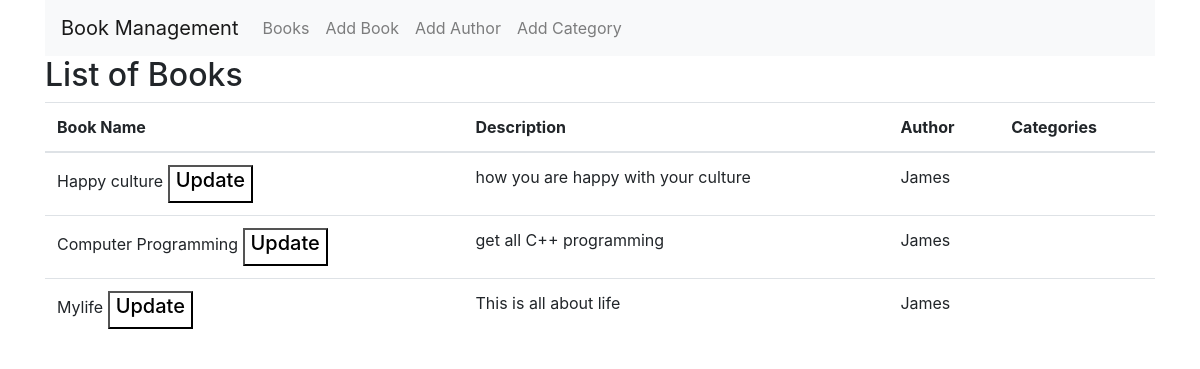
The page / on the database its author committed.
### library/models.py (models this page shows, shortened)
class Book(models.Model):
    book_name = models.CharField(max_length=100)
    book_description = models.TextField()
    author = models.ForeignKey(Author, on_delete=models.CASCADE)
    categories = models.ManyToManyField(Category)

class Author(models.Model):
    auth_name = models.CharField(max_length=100)
    email = models.EmailField(unique=True)
    def __str__(self):
        return self.auth_name

### library/views.py (the view)
# urls.py: path('', views.list_books, name='list_books'),
def list_books(request):
    books = Book.objects.all()
    return render(request, 'library/list_books.html', {'books': books})

### library/templates/library/list_books.html
{% extends 'base.html' %}
{% block content %}
  <h2>List of Books</h2>
  <table class="table">
    <thead>
      <tr>
        <th>Book Name</th>
        <th>Description</th>
        <th>Author</th>
        <th>Categories</th>
      </tr>
    </thead>
    <tbody>
      {% for book in books %}
        <tr>
          <td>{{ book.book_name }} <a href="{% url 'update_book' book.pk %}"> <button style="background-color:white" type="submit"><h5>Update</h5></button></a><br></td>
          <td>{{ book.book_description }}</td>
          <td>{{ book.author }}</td>
          <td>{{ book.categories.all|join:", " }}</td>
        </tr>
      {% endfor %}
    </tbody>
  </table>
{% endblock %}

### library/templates/base.html (shortened to what this page needs)
<!DOCTYPE html>
<html lang="en">
  <head>
    <link
      rel="stylesheet"
      href="https://maxcdn.bootstrapcdn.com/bootstrap/4.5.2/css/bootstrap.min.css"
    />
  </head>
  <body>
    <div class="container">
      <nav class="navbar navbar-expand-lg navbar-light bg-light">
        <a class="navbar-brand" href="#">Book Management</a>
        <div class="collapse navbar-collapse" id="navbarNav">
          <ul class="navbar-nav">
            <li class="nav-item">
              <a class="nav-link" href="{% url 'list_books' %}">Books</a>
            </li>
            <li class="nav-item">
              <a class="nav-link" href="{% url 'add_book' %}">Add Book</a>
            </li>
            <li class="nav-item">
              <a class="nav-link" href="{% url 'add_author' %}">Add Author</a>
            </li>
            <li class="nav-item">
              <a class="nav-link" href="{% url 'add_category' %}"
                >Add Category</a
              >
            </li>
          </ul>
        </div>
      </nav>
      {% block content %} {% endblock %}
    </div>
  </body>
</html>

### rows shown on the page
Book: book_name "Happy culture", book_description "how you are happy with your culture", author "James"
Book: book_name "Computer Programming", book_description "get all C++ programming", author "James"
Book: book_name "Mylife", book_description "This is all about life", author "James"
